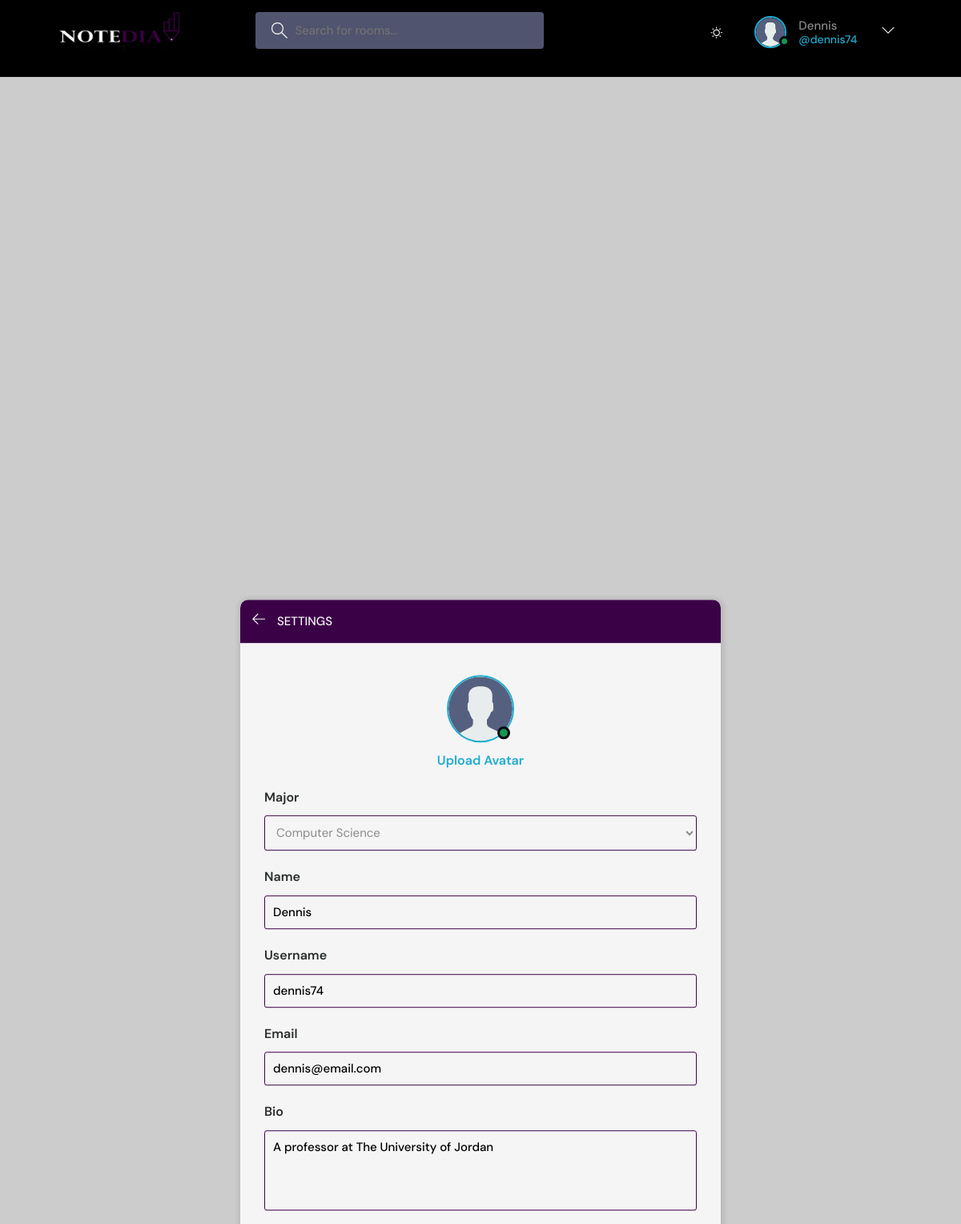
The page /update-user/ (signed in) on the database its author committed.
### base/models.py (models this page shows)
class User(AbstractUser):
    name =models.CharField(max_length=200,null=True)
    email =models.EmailField(unique=True,null=True)
    bio =models.TextField(null=True)
    avatar =models.ImageField(null=True,default="avatar.svg")
    isProfessor =models.BooleanField(default=False)
    major =models.CharField(max_length=70,
                            choices=[('Computer Science','Computer Science'),
                                     ('Computer Information Systems','Computer Information Systems'),
                                     ('Bussiness Information Technology','Bussiness Information Technology'),
                                     ('Artifical Intelligence','Artifical Intelligence'),
                                     ('Data Science','Data Science'),
                                     ('CyberSecurity','CyberSecurity'),
                                     ('Computer Engineering','Computer Engineering'),
                                     ('Software Engineering','Software Engineering'),],null=True)
    topic = models.ManyToManyField(Topic, through="UserTopic",limit_choices_to={'majors': major})
    USERNAME_FIELD ='email'
    REQUIRED_FIELDS =[]

### base/views.py (the view)
# urls.py: path('update-user/',views.updateUser,name="update-user"),
@login_required(login_url='login')
def updateUser(request):
    user=request.user
    form=UserForm(instance=user)
    if request.method == 'POST':
        form=UserForm(request.POST,request.FILES,instance=user)
        if form.is_valid():
            form.save()
            return redirect('user-profile',pk=user.id)
    return render(request,'base/update-user.html',{'form':form})

### base/forms.py
class UserForm(ModelForm):
    class Meta:
        model=User
        fields=['avatar','major','name','username','email','bio', 'topic']
        exclude=['topic']

### base/templates/base/update-user.html (shortened to what this page needs)
{% extends 'main.html' %}
{% block content %}
    <main class="create-room layout">
      <div class="container">
        <div class="layout__box update-user">
          <div class="layout__boxHeader">
            <div class="layout__boxTitle">
              <a href="{% url 'home' %}">
                <svg
                  version="1.1"
                  xmlns="http://www.w3.org/2000/svg"
                  width="32"
                  height="32"
                  viewBox="0 0 32 32"
                >
                  <title>arrow-left</title>
                  <path
                    d="M13.723 2.286l-13.723 13.714 13.719 13.714 1.616-1.611-10.96-10.96h27.625v-2.286h-27.625l10.965-10.965-1.616-1.607z"
                  ></path>
                </svg>
              </a>
              <h3>Settings</h3>
            </div>
          </div>
          <div class="settings layout__body">
            <div class="settings__avatar">
              <div class="avatar avatar--large active">
                <img src="{{user.avatar.url}}" id="preview-avatar" />
              </div>
            </div>
            <form class="form" action="" method="POST" enctype="multipart/form-data">
              {% for field in form %}
              {% if field.label == 'Avatar' %}
              <div class="form__group form__avatar">
                <label for="avatar">Upload Avatar</label>
              </div>
              {% else %}
              <div class="form__group">
                <label for="email">{{field.label}}</label>
                {{field}}
              </div>
              {% endif %}
              {% endfor %}
            </form>
          </div>
        </div>
      </div>
    </main>
    {% endblock content %}

### templates/navbar.html (shortened to what this page needs)
{% load static %}
<header class="header header--loggedIn visible" id="header">
    <div class="container">
      <a href="{% url 'home' %}" class="header__logo">
        <img src="{% static 'images/logo_png_3_neeeee.png' %}" style="width:150px; height:50px; padding:0"/>
      </a>
      <form class="header__search" method="GET" action="{% url 'home' %}">
        <label>
          <input name="q" placeholder="Search for rooms..." />
        </label>
      </form>
      <nav class="header__menu">
        <button id="toggle-theme" class="btn btn--main theme--toggle">
        </button>
        {% if request.user.is_authenticated %}
        <div class="header__user">
          <a href="{% url 'user-profile' user.id %}">
            <div class="avatar avatar--medium active">
              <img src="{{request.user.avatar.url}}" />
            </div>
            <p>{{request.user.name}} <span>@{{request.user.username}}</span></p>
          </a>
          <button class="dropdown-button">
            <svg version="1.1" xmlns="http://www.w3.org/2000/svg" width="32" height="32" viewBox="0 0 32 32">
              <title>chevron-down</title>
              <path d="M16 21l-13-13h-3l16 16 16-16h-3l-13 13z"></path>
            </svg>
          </button>
        </div>
        {% else %}
             <a href="{% url 'login' %}">
                <img src="{% static 'images/avatar.svg' %}" />
                 <p>Login</p>
             </a>
        {% endif %}
      </nav>
    </div>
  </header>

### rows shown on the page
User: user.avatar (placeholder picture), user.name "Dennis", user.username "dennis74", avatar (placeholder picture), form "Computer Science" "Dennis" "dennis74" "dennis@email.com" "A professor at The University of Jordan"

### other values the page prints
{{ field.label }} "Major" "Name" "Username" "Email" "Bio"
